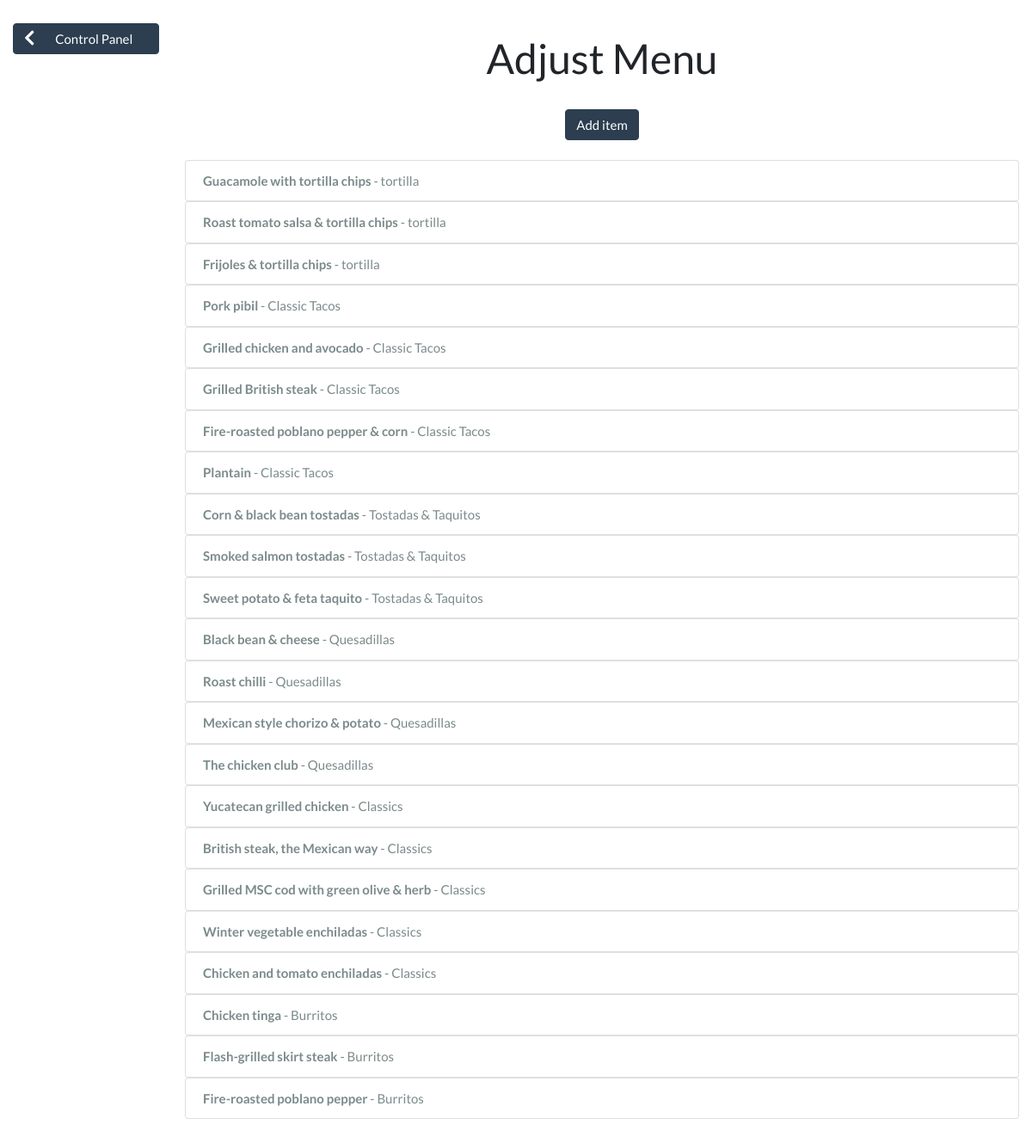
/core/menu/managermenu, run on the app's committed database.
### core/models/menu_model.py (models this page shows, shortened)
class Menu(models.Model):
    name = models.CharField(max_length=100)
    price = models.DecimalField(max_digits=10, decimal_places=2)
    description = models.CharField(max_length=1000)
    course = models.CharField(max_length=100)
    category = models.CharField(max_length=100)
    allergy = models.CharField(max_length=1000, default="")
    calories = models.IntegerField(default=0)
    image = models.CharField(max_length=1000, default='na')
    vegetarian = models.BooleanField(default=False)
    vegan = models.BooleanField(default=False)
    meat = models.BooleanField(default=False)
    stock = models.IntegerField(default=0)
    removed = models.BooleanField(default=False)
    cost = models.DecimalField(max_digits=10, decimal_places=2, default=0)
    objects = models.Manager()
    stock_manager = StockManager()

### core/views/menu_views.py (the view, shortened to what this page needs)
# urls.py: path('managermenu', views.adjust_menu, name='managermenu'),
def adjust_menu(request):
    context = {"menu": Menu.objects.all()}
    return render(request, 'manager/managermenu.html', context)

### manager/templates/manager/managermenu.html (shortened to what this page needs)
{% extends "basewide.html" %}
{% load static %}
{% block content %}
<br>
<div class="row">
<div class="col-lg-2">
  <div class="sticky-top pt-1">
    <a href="{% url 'index' %}" class="btn btn-primary btn-block">
      <i class="fas fa-chevron-left fa-pull-left fa-lg"></i> Control Panel
    </a>
  </div>
</div>
<div class="col-lg-10 pt-3">
  <h1 class="text-center">Adjust Menu</h1>
  <div style="text-align:center">
      <br><button type="button" class="btn btn-primary" data-toggle="modal" data-target="#add_item">Add item</button>
  </div>
  <br>
  {% for menu_item in menu %}
  <div class="list-group">
      <a class="list-group-item list-group-item-action" data-target="#{{menu_item.id}}" data-toggle="modal" href="#{{menu_item.id}}"><b>{{ menu_item.name }}</b> - {{ menu_item.category }}</a>
  </div>
  {% endfor %}
  <br>
  <br>
</div>
</div>
{% endblock %}

### data on the page
Menu: name "Guacamole with tortilla chips", category "tortilla"
Menu: name "Roast tomato salsa & tortilla chips", category "tortilla"
Menu: name "Frijoles & tortilla chips", category "tortilla"
Menu: name "Pork pibil", category "Classic Tacos"
Menu: name "Grilled chicken and avocado", category "Classic Tacos"
Menu: name "Grilled British steak", category "Classic Tacos"
Menu: name "Fire-roasted poblano pepper & corn", category "Classic Tacos"
Menu: name "Plantain", category "Classic Tacos"
Menu: name "Corn & black bean tostadas", category "Tostadas & Taquitos"
Menu: name "Smoked salmon tostadas", category "Tostadas & Taquitos"
Menu: name "Sweet potato & feta taquito", category "Tostadas & Taquitos"
Menu: name "Black bean & cheese", category "Quesadillas"
Menu: name "Roast chilli", category "Quesadillas"
Menu: name "Mexican style chorizo & potato", category "Quesadillas"
Menu: name "The chicken club", category "Quesadillas"
Menu: name "Yucatecan grilled chicken", category "Classics"
Menu: name "British steak, the Mexican way", category "Classics"
Menu: name "Grilled MSC cod with green olive & herb", category "Classics"
Menu: name "Winter vegetable enchiladas", category "Classics"
Menu: name "Chicken and tomato enchiladas", category "Classics"
Menu: name "Chicken tinga", category "Burritos"
Menu: name "Flash-grilled skirt steak", category "Burritos"
Menu: name "Fire-roasted poblano pepper", category "Burritos"
